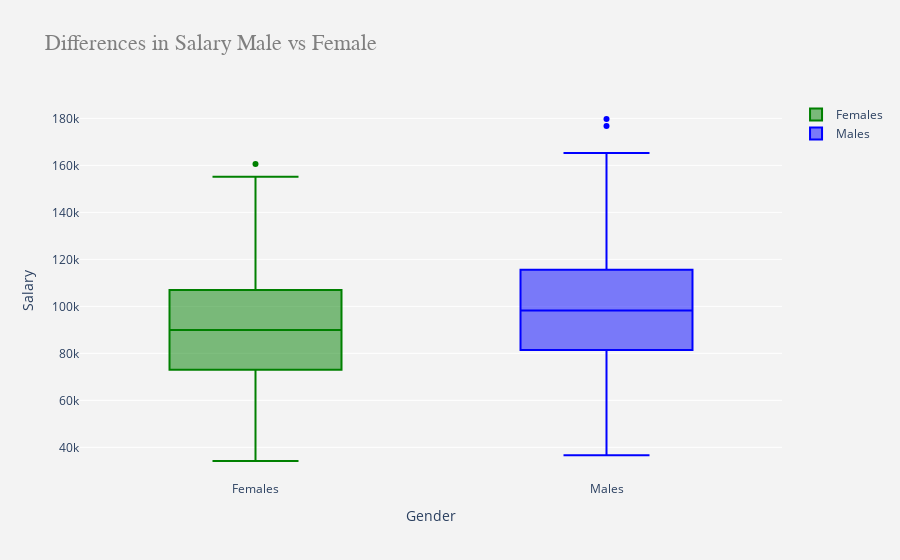

The cell this chart's notebook holds for it:
### Code cell
# plot 
py.iplot(fig)

### Figure 1 — Plotly figure (JSON) as saved in the notebook; plotly's stock layout.template omitted (floating-point values rounded to 4 significant figures; data arrays with more than 128 entries replaced by an {"elided": "..."} marker saying what was removed)
{"data": [{"marker": {"color": "green"}, "name": "Females", "type": "box", "y": {"elided": "468 int values"}}, {"marker": {"color": "blue"}, "name": "Males", "type": "box", "y": {"elided": "532 int values"}}], "layout": {"paper_bgcolor": "rgb(243, 243, 243)", "plot_bgcolor": "rgb(243, 243, 243)", "title": {"font": {"color": "#7f7f7f", "family": "Arial", "size": 22}, "text": "Differences in Salary Male vs Female"}, "xaxis": {"title": {"text": "Gender"}}, "yaxis": {"title": {"text": "Salary"}}}}
